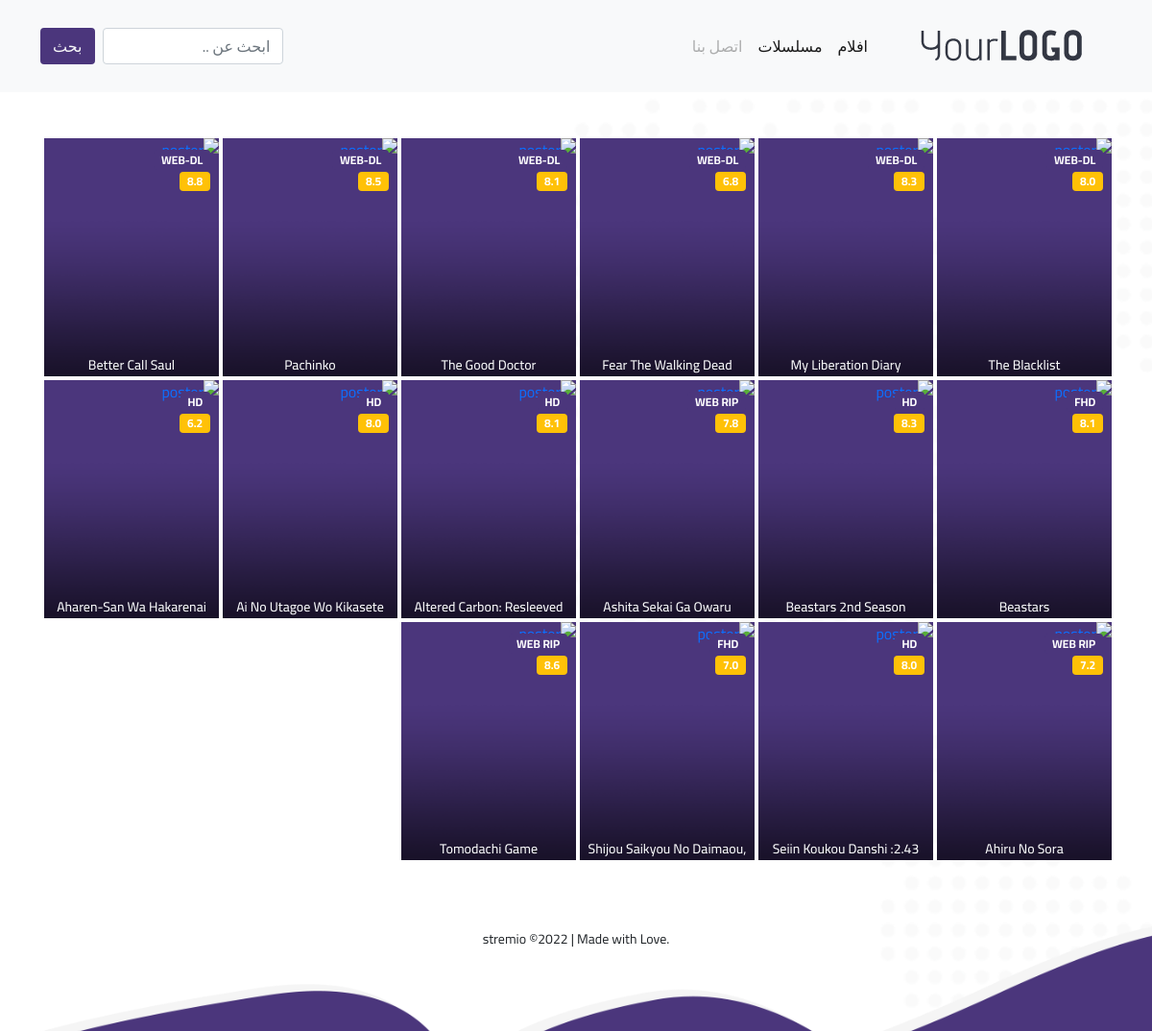
Page /allSeries.php on the committed database.
### tables this page shows
CREATE TABLE `serie` (
  `serie_id` int(11) NOT NULL,
  `name` varchar(64) DEFAULT NULL,
  `category` varchar(100) DEFAULT NULL,
  `rate` varchar(4) DEFAULT NULL,
  `prodYear` date DEFAULT NULL,
  `trailler` varchar(100) DEFAULT NULL,
  `description` varchar(350) DEFAULT NULL,
  `poster` varchar(160) DEFAULT NULL,
  `quality` varchar(24) DEFAULT NULL
);

### allSeries.php (the view, shortened to what this page needs)
<?php
include "config.php";
$q = "SELECT serie_id, name, rate, poster, UPPER(quality) quality FROM serie ORDER BY serie_id DESC";
$getAllSerie = $conn->prepare($q);
$getAllSerie->execute();
?>
<!DOCTYPE html>
<html lang="ar" dir="rtl">
<head>
    <link rel="stylesheet" href="https://cdn.jsdelivr.net/npm/bootstrap@5.1.3/dist/css/bootstrap.rtl.min.css">
    <link rel="stylesheet" href="https://unpkg.com/swiper@8/swiper-bundle.min.css" />
    <link href="https://cdnjs.cloudflare.com/ajax/libs/font-awesome/6.1.1/css/all.min.css" rel="stylesheet">
</head>
<body>
    <?php include "inc/navbar.php"; ?>
    <div class="container allMS">
        <div id="episode" class="d-flex flex-wrap justify-content-start gap-1 mt-5">
            <?php while ($serie = $getAllSerie->fetch()) { ?>
            <div class="episode rounded">
                <a href="<?php echo 'serie.php?name=' . $serie['name'] . '&i=' . $serie['serie_id']; ?>">
                    <div class="bg-purple position-relative text-light w-100">
                        <span class="rate position-absolute badge bg-warning z-index-4"><?php echo $serie['rate'];?></span>
                        <span class="quality position-absolute badge bg-purple zindex-dropdown z-index-4 text-uppercase"><?php echo $serie['quality'];?></span>
                        <img src="img/bgtransparent.png" class="position-absolute w-100 z-index-3" style="height: 100%" alt="overlay">
                        <h3 class="text-center h6 py-2 position-absolute w-100 end-0 z-index-4" style="top:88%">
                            <a class="text-decoration-none text-light text-capitalize"><?php echo $serie['name'];?></a>
                        </h3>
                    </div>
                </a>
            </div>
            <?php } ?>
        </div>
    </div>
    <?php include "inc/footer.php" ?>
</body>
</html>

### rows in the picture
serie: rate "8.0", quality "WEB-DL", name "The Blacklist"
serie: rate "8.3", quality "WEB-DL", name "My Liberation Diary"
serie: rate "6.8", quality "WEB-DL", name "Fear The Walking Dead"
serie: rate "8.1", quality "WEB-DL", name "The Good Doctor"
serie: rate "8.5", quality "WEB-DL", name "Pachinko"
serie: rate "8.8", quality "WEB-DL", name "Better Call Saul"
serie: rate "8.1", quality "FHD", name "Beastars"
serie: rate "8.3", quality "HD", name "Beastars 2nd Season"
serie: rate "7.8", quality "WEB RIP", name "Ashita Sekai Ga Owaru…"
serie: rate "8.1", quality "HD", name "Altered Carbon: Resleeved"
serie: rate "8.0", quality "HD", name "Ai No Utagoe Wo Kikasete"
serie: rate "6.2", quality "HD", name "Aharen-San Wa Hakarenai"
serie: rate "7.2", quality "WEB RIP", name "Ahiru No Sora"
serie: rate "8.0", quality "HD", name "2.43: Seiin Koukou Danshi…"
serie: rate "7.0", quality "FHD", name "Shijou Saikyou No Daimaou,…"
serie: rate "8.6", quality "WEB RIP", name "Tomodachi Game"

### other values in the picture
$siteName "stremio"
